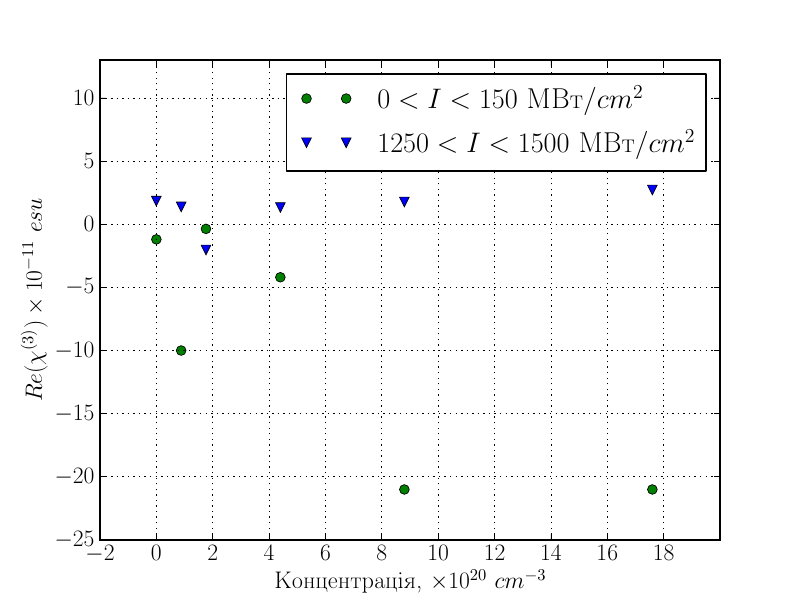

The script that saved this image:
# -*- coding: utf-8 -*-
"""
Spyder Editor

This temporary script file is located here:
/home/[user]/.spyder2/.temp.py
"""
from pylab import *

rc('text', usetex=True)
rcParams['text.usetex']=True
rcParams['text.latex.unicode']=True
rc('text.latex',preamble="""\usepackage[ukrainian]{babel}
\usepackage{amsmath}
\usepackage[warn]{mathtext}""")
rcParams['mathtext.fontset']='custom'
rcParams['mathtext.it']= 'serif:italic'
rc('lines', linewidth=2)
rcParams['font.size']=17

def figsize(wcm,hcm): figure(figsize=(wcm/2.54,hcm/2.54))
#figsize(13,9)

def loadData(name, cols=[0,1]):
    data = loadtxt(name)
    return data[:,0], data[:,1]

data = loadtxt('./ReHi3')
x, y1, y2 = data[:,0], data[:,1], data[:,2]


def CText(x,y,text, bbox):
    annotate(text, xy=(x, y),
             xycoords='data',
             horizontalalignment='center',
             verticalalignment='center', bbox=bbox)
rc('lines', markersize=7)      

ax = subplot(111)
props = dict(boxstyle='round', facecolor='w', ec='w', alpha=0.85)
plot(x, y1, 'og', x, y2, 'vb')

xlabel(r'Концентрація, $\times 10^ {20} ~cm^{-3}$')

'''TODO: розмірність'''

ylabel(r'$Re(\chi^{(3)}) \times 10^{-11} ~esu$')
ax.set_xticks(arange(-2,20,2))

legend([r'$0<I <150 ~\text{МВт}/cm^2$', r'$1250<I<1500 ~\text{МВт}/cm^2$'])
ylim((-25,13))
xlim((-2,20))
grid(True)
savefig('plot.pdf', format='pdf')
show(block=True)

